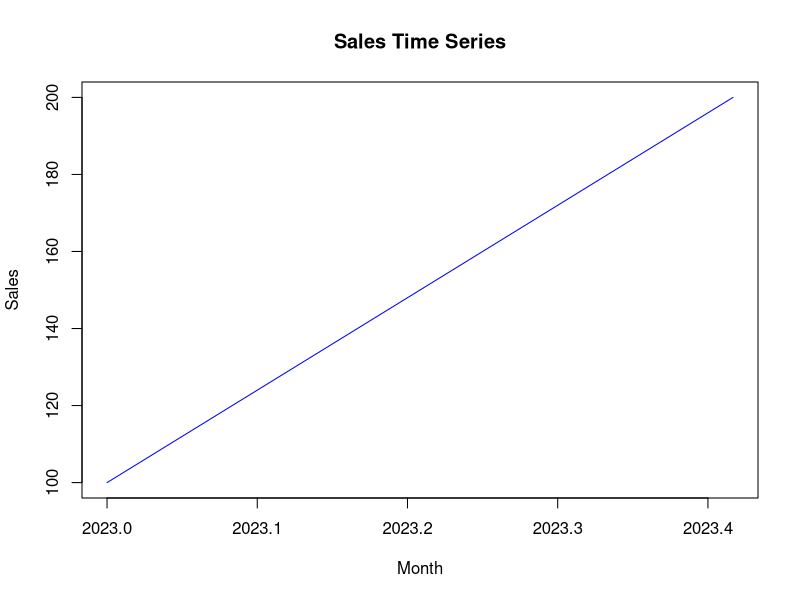
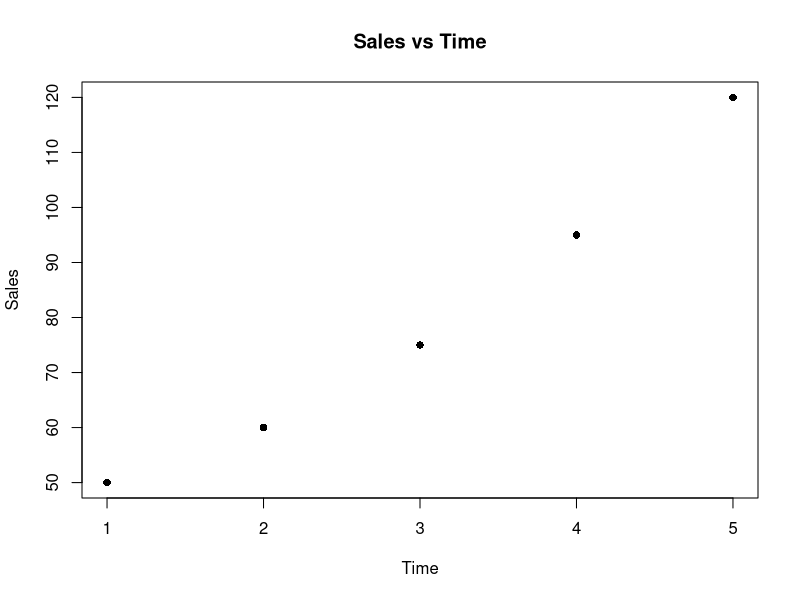

Reproduce these figures in R, in order. (Note: this script raises an error after producing the figures.)
# Sample Data: Sales over 6 months
sales <- c(100, 120, 140, 160, 180, 200)

# Create a time series object (monthly data)
time_series <- ts(sales, frequency = 12, start = c(2023, 1))

# Plot the time series
plot(time_series, main="Sales Time Series", xlab="Month", ylab="Sales", col="blue")

# Fit a simple linear regression trend
linear_model <- lm(sales ~ c(1:6))  # Simple time-based linear regression
abline(linear_model, col="red")  # Add trend line to plot




# Sample Data: Sales vs Time (quadratic relationship)
time <- c(1, 2, 3, 4, 5)
sales <- c(50, 60, 75, 95, 120)  # Quadratic growth

# Plot the data
plot(time, sales, main="Sales vs Time", xlab="Time", ylab="Sales", pch=16)

# Fit a quadratic model (Non-linear Least Squares)
nls_model <- nls(sales ~ a * time^2 + b * time + c, start = list(a = 1, b = 1, c = 50),
                 control = nls.control(maxiter = 200))

# Add the fitted curve to the plot
curve(predict(nls_model, list(time = x)), add = TRUE, col = "red")
  




# Sample Data: Sales vs Time
time <- c(1, 2, 3, 4, 5)
sales <- c(50, 60, 75, 95, 120)  # Quadratic growth

# Create a simple data frame
data <- data.frame(time, sales)

# Load the rpart library
library(rpart)

# Fit the decision tree model with adjusted control parameters
tree_model <- rpart(sales ~ time, data = data, control = rpart.control(minsplit = 2, cp = 0.01))

# Plot the decision tree
plot(tree_model)
text(tree_model, use.n = TRUE)

# Predict using the decision tree
predicted_sales <- predict(tree_model, newdata = data)

# Plot actual vs predicted sales
plot(time, sales, main="Decision Tree Regression", xlab="Time", ylab="Sales", pch=16)
lines(time, predicted_sales, col="red", lwd=2)
